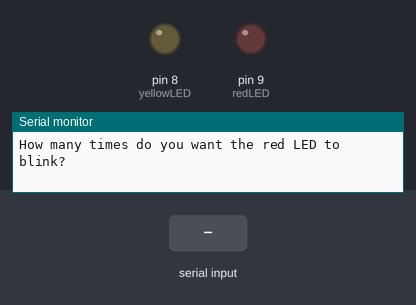
Simulated run of this sketch. Board: Arduino Uno, built with avr-gcc and run on an emulated ATmega328P. Shown: output pins drawn as LEDs (lit = HIGH), the last lines printed to the serial monitor. Dashed ring = blinking. The test bench sets the inputs (shaded band).

Above: at 0.8 s.
0.9 s: "90,45\n" received over Serial
At 1.06 s:
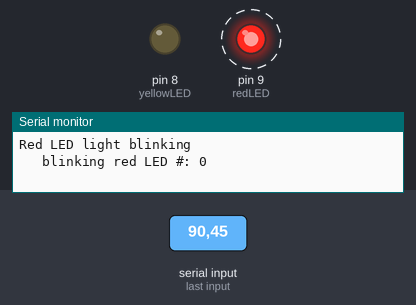
At 6.57 s:
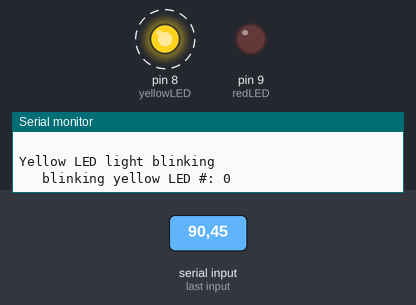
Timing chart, 0 to 12.9 s (numbered marks = the images above; inputs shaded):
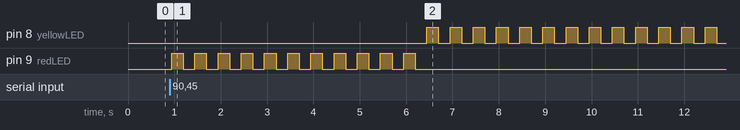

Measured:
- after the input at 0.9 s, pin 8 (yellowLED): alternates HIGH for 0.25 s and LOW for 0.25 s, starting after 5.5 s; pin 9 (redLED): alternates HIGH for 0.25 s and LOW for 0.25 s, 22 changes in all, then stays LOW, starting at once

The sketch:

lesson7.ino
```cpp
/*
Created on Jan 13th 2018

@author: smercy

Replace for-loop with while-loop
removed Prompt for on and delay time to simplify the program

*/

int redLED=9; // assing pin number 9 the a redLED variable
int yellowLED=8; // assing pin number 8 the a yellowLED variable
int redOnTime = 250; //the number in milliseconds the red LED stay on
int redOffTime = 250; //the delay in milliseconds after red LED goes off
int yellowOnTime = 250; //the number in milliseconds the red LED stay on
int yelloOffTime = 250; //the delay in milliseconds after yellow LED goes off
int numRedBlink; //number of times the red light blink.
int numYellowBlink; //number of times the red light blink.
String redMsg = "Red LED light blinking";
String yellowMsg = "Yellow LED light blinking";

void setup() {
  // put your setup code here, to run once:
  Serial.begin(9600);
  pinMode(redLED, OUTPUT);
  pinMode(yellowLED, OUTPUT);

  //allow user to interact with the program

  //Red light block
  Serial.println("How many times do you want the red LED to blink?"); //Prompt user for the number of time to blink the red light
  while(Serial.available() == 0){ } // wait for user in input , 0 means there is no data and 1 means there is data.
  numRedBlink = Serial.parseInt(); // read user inout and assign to numRedBlink variable

  //Serial.println("How many miliseconds do you want the red LED to stay on?");
  //while(Serial.available()== 0){ }
  //redOnTime = Serial.parseInt();

  //Serial.println("How many miliseconds do you want to delay after the red LED goes off ");
  //while(Serial.available()== 0){ }
  //redOffTime = Serial.parseInt();


  //Yellow light block

  Serial.println("How many times do you want the yellow LED to blink?"); //Prompt user for the number of time to blink the yellow light
  while(Serial.available() == 0){ } // wait for user in input , 0 means there is no data and 1 means there is data.
  numYellowBlink = Serial.parseInt(); // read user inout and assign to numYellowBlink variable

  //Serial.println("How many miliseconds do you want the yellow LED to stay on?");
  //while(Serial.available()== 0){ }
  //yellowOnTime = Serial.parseInt();

  //Serial.println("How many miliseconds do you want to delay after the yellow LED goes off");
  //while(Serial.available()== 0){ }
  //yelloOffTime = Serial.parseInt();

}
 String redLedStatus = "   blinking red LED #: ";
 String yellowwLedStatus = "   blinking yellow LED #: ";
void loop() {
int j = 0;
Serial.println(redMsg);
  while (j <= 10) {
    Serial.println( redLedStatus +String(j));
    digitalWrite(redLED, HIGH);
    delay(redOnTime);
    digitalWrite(redLED, LOW);
    delay(redOffTime);
    j+=1;
  }

  Serial.println(" ");

  int i = 0;
  Serial.println(yellowMsg);
  while (i <= 20) {
  Serial.println(yellowwLedStatus + String(i));
  digitalWrite(yellowLED, HIGH);
  delay(yellowOnTime);
  digitalWrite(yellowLED, LOW);
  delay(yelloOffTime);
  i+=1;

  }

Serial.println(" ");


  // put your main code here, to run repeatedly:

}
```
